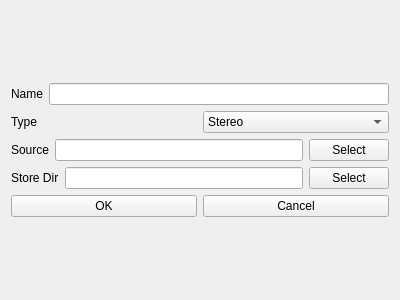
<?xml version="1.0" encoding="UTF-8"?>
<ui version="4.0">
 <class>Form</class>
 <widget class="QWidget" name="Form">
  <property name="geometry">
   <rect>
    <x>0</x>
    <y>0</y>
    <width>400</width>
    <height>300</height>
   </rect>
  </property>
  <property name="windowTitle">
   <string>Form</string>
  </property>
  <layout class="QVBoxLayout" name="verticalLayout_2">
   <item>
    <layout class="QGridLayout" name="gridLayout">
     <item row="0" column="0" colspan="2">
      <layout class="QVBoxLayout" name="verticalLayout">
       <item>
        <layout class="QHBoxLayout" name="horizontalLayout">
         <item>
          <widget class="QLabel" name="label">
           <property name="text">
            <string>Name</string>
           </property>
          </widget>
         </item>
         <item>
          <widget class="QLineEdit" name="lineEdit"/>
         </item>
        </layout>
       </item>
       <item>
        <layout class="QHBoxLayout" name="horizontalLayout_2">
         <item>
          <widget class="QLabel" name="label_4">
           <property name="text">
            <string>Type</string>
           </property>
          </widget>
         </item>
         <item>
          <widget class="QComboBox" name="comboBox">
           <item>
            <property name="text">
             <string>Stereo</string>
            </property>
           </item>
          </widget>
         </item>
        </layout>
       </item>
       <item>
        <layout class="QHBoxLayout" name="horizontalLayout_3">
         <item>
          <widget class="QLabel" name="label_2">
           <property name="text">
            <string>Source</string>
           </property>
          </widget>
         </item>
         <item>
          <widget class="QLineEdit" name="lineEdit_2"/>
         </item>
         <item>
          <widget class="QPushButton" name="pushButton">
           <property name="text">
            <string>Select</string>
           </property>
          </widget>
         </item>
        </layout>
       </item>
       <item>
        <layout class="QHBoxLayout" name="horizontalLayout_4">
         <item>
          <widget class="QLabel" name="label_3">
           <property name="text">
            <string>Store Dir</string>
           </property>
          </widget>
         </item>
         <item>
          <widget class="QLineEdit" name="lineEdit_3">
           <property name="text">
            <string/>
           </property>
          </widget>
         </item>
         <item>
          <widget class="QPushButton" name="pushButton_2">
           <property name="text">
            <string>Select</string>
           </property>
          </widget>
         </item>
        </layout>
       </item>
      </layout>
     </item>
     <item row="1" column="0">
      <widget class="QPushButton" name="pushButton_3">
       <property name="text">
        <string>OK</string>
       </property>
      </widget>
     </item>
     <item row="1" column="1">
      <widget class="QPushButton" name="pushButton_4">
       <property name="text">
        <string>Cancel</string>
       </property>
      </widget>
     </item>
    </layout>
   </item>
  </layout>
 </widget>
 <resources/>
 <connections/>
</ui>
